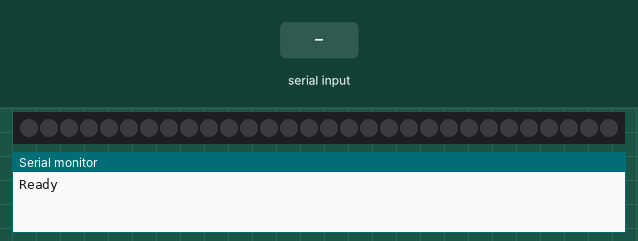
Simulated run of this sketch. Board: Arduino Uno, built with avr-gcc and run on an emulated ATmega328P. On the bench: 30 RGB LEDs in strip order, left to right, the last lines printed to the serial monitor. Inputs (shaded band) come from the test bench. Dim RGB values are drawn brighter than linear.

Above: at 1.2 s.
1.3 s: "ON\n" received over Serial
At 1.9 s:
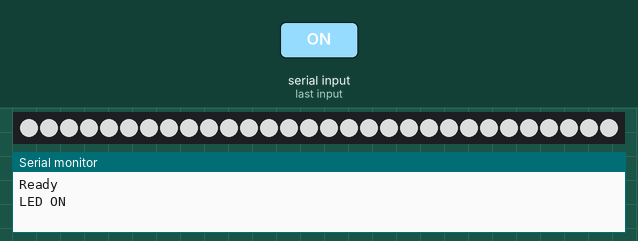
2.8 s: "OFF\n" received over Serial
At 3.1 s:
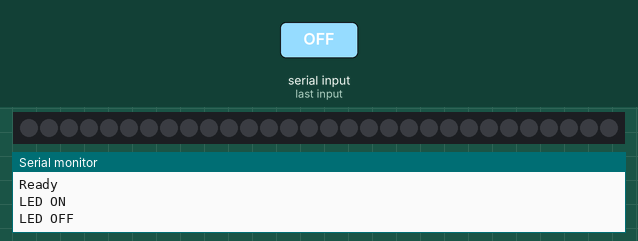
Timing chart, 0 to 5.8 s (numbered marks = the images above; inputs shaded):
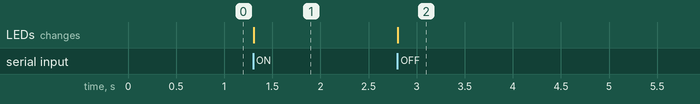

The sketch:

neopixel_test.ino
```cpp
#include <Adafruit_NeoPixel.h>

#define LED_PIN    5
#define LED_COUNT  30

Adafruit_NeoPixel strip(LED_COUNT, LED_PIN, NEO_GRB + NEO_KHZ800);

void setup() {
  Serial.begin(9600);
  strip.begin();
  strip.clear();
  strip.show();
  strip.setBrightness(150);
  Serial.println("Ready");
}

void loop() {
  if (Serial.available()) {
    String cmd = Serial.readStringUntil('\n');
    cmd.trim();

    if (cmd == "ON") {
      for (int i = 0; i < strip.numPixels(); i++)
        strip.setPixelColor(i, strip.Color(255, 255, 255));
      strip.show();
      Serial.println("LED ON");

    } else if (cmd == "OFF") {
      strip.clear();
      strip.show();
      Serial.println("LED OFF");
    }
  }
}
```

Measured:
- after the input at 1.3 s, the LEDs: change at once (image 1)
- after the input at 2.8 s, the LEDs: change at once (image 2)
